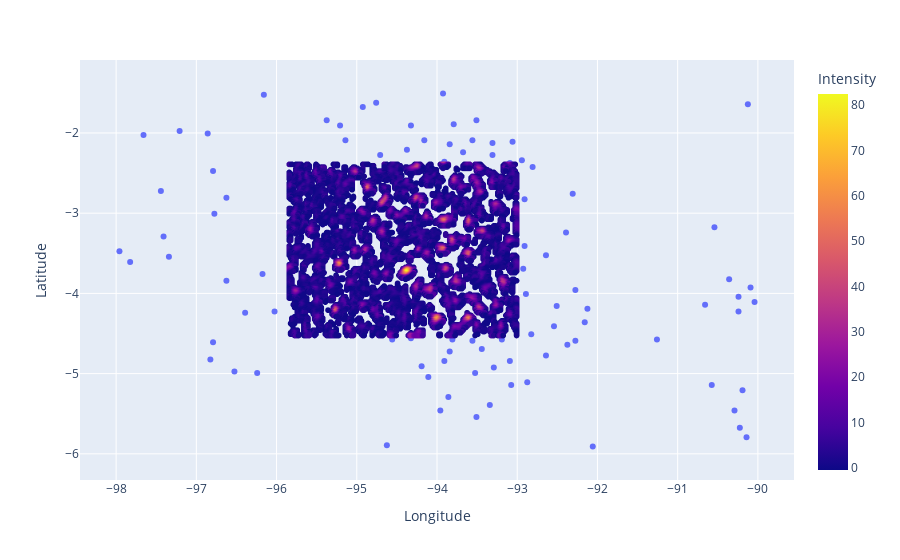

Notebook code for this chart:
### Code cell
one_point = grav[(grav["Latitude"] <= -2.38) & (grav["Latitude"] >= -4.525) & (grav["Longitude"] <= -93.00833) & (grav["Longitude"] >= -95.85833) & (grav["Intensity"] >= -0.5)]
fig2 = px.scatter(one_point, x='Longitude', y='Latitude', color='Intensity')
fig2.add_trace(px.scatter(x=seamounts[:, 0], y=seamounts[:, 1]).data[0])
fig2.update_xaxes(
    scaleanchor="y",
    scaleratio=1,
  )

### Figure 1 — Plotly figure (JSON) as saved in the notebook; plotly's stock layout.template omitted (floating-point values rounded to 4 significant figures; data arrays with more than 128 entries replaced by an {"elided": "..."} marker saying what was removed)
{"data": [{"hovertemplate": "Longitude=%{x}<br>Latitude=%{y}<br>Intensity=%{marker.color}<extra></extra>", "legendgroup": "", "marker": {"color": {"elided": "10351 float values"}, "coloraxis": "coloraxis", "symbol": "circle"}, "mode": "markers", "name": "", "showlegend": false, "type": "scattergl", "x": {"elided": "10351 float values"}, "xaxis": "x", "y": {"elided": "10351 float values"}, "yaxis": "y"}, {"hovertemplate": "x=%{x}<br>y=%{y}<extra></extra>", "legendgroup": "", "marker": {"color": "#636efa", "symbol": "circle"}, "mode": "markers", "name": "", "orientation": "v", "showlegend": false, "type": "scatter", "x": {"elided": "151 float values"}, "xaxis": "x", "y": {"elided": "151 float values"}, "yaxis": "y"}], "layout": {"coloraxis": {"colorbar": {"title": {"text": "Intensity"}}, "colorscale": [[0, "#0d0887"], [0.1111, "#46039f"], [0.2222, "#7201a8"], [0.3333, "#9c179e"], [0.4444, "#bd3786"], [0.5556, "#d8576b"], [0.6667, "#ed7953"], [0.7778, "#fb9f3a"], [0.8889, "#fdca26"], [1, "#f0f921"]]}, "legend": {"tracegroupgap": 0}, "margin": {"t": 60}, "xaxis": {"anchor": "y", "domain": [0, 1], "scaleanchor": "y", "scaleratio": 1, "title": {"text": "Longitude"}}, "yaxis": {"anchor": "x", "domain": [0, 1], "title": {"text": "Latitude"}}}}
